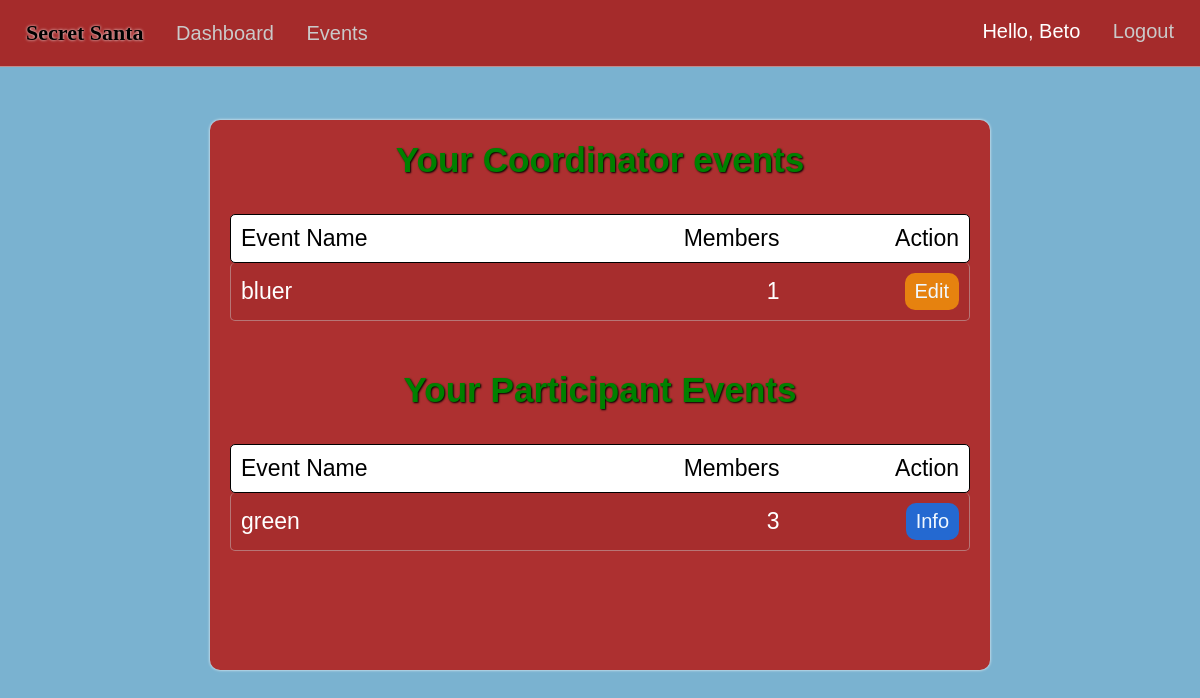
Before: /dashboard (signed in) with the older database file.
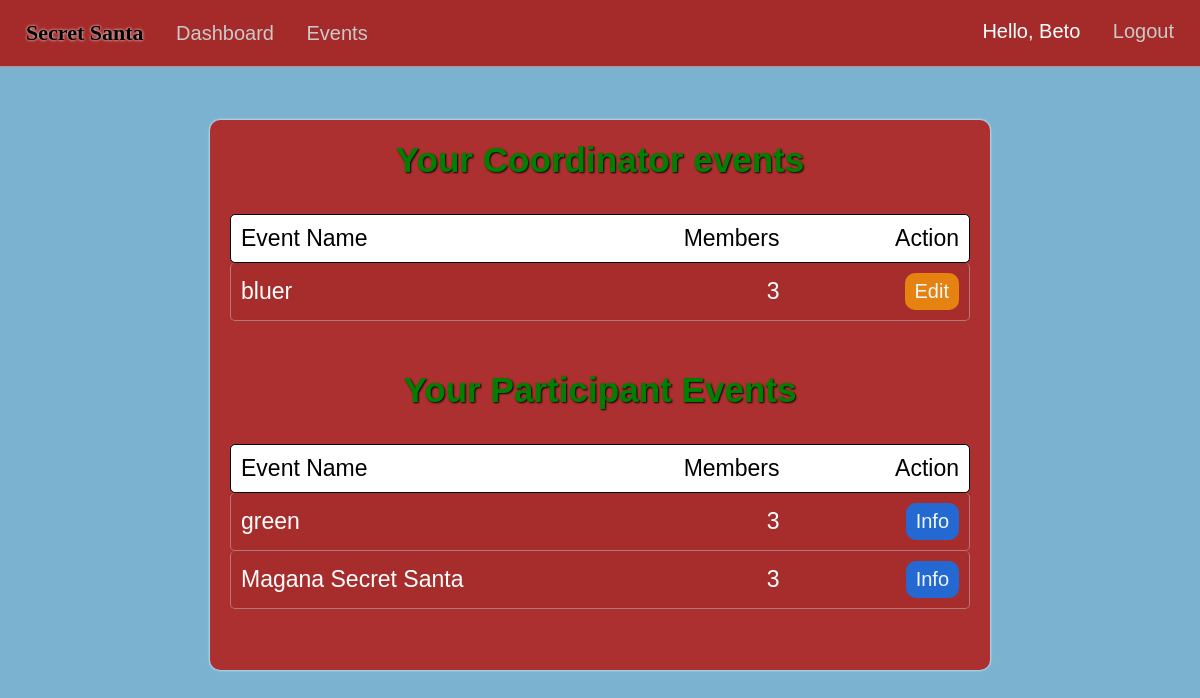
After: the same page with the newer database file.
### market/models.py (models this page shows, shortened)
class EventMembers(db.Model):
    id = db.Column(db.Integer(), primary_key=True)
    event_id = db.Column(db.Integer(), db.ForeignKey('event.event_id'), nullable=False)
    user_id = db.Column(db.Integer(), db.ForeignKey('user.id'), nullable=False)
    status = db.Column(db.String(length=20))
    user = db.relationship('User', backref='event_members', lazy=True)
    events = db.relationship('Event', backref='event_link', lazy=True)

class Event(db.Model):
    event_id = db.Column(db.Integer(), primary_key=True)
    coordinator_id = db.Column(db.Integer(), db.ForeignKey('user.id'), nullable=False)
    event_name = db.Column(db.String(length=75), nullable=False, unique=True)
    event_date = db.Column(db.Date())
    event_status = db.Column(db.String(length=20))
    members = db.relationship('EventMembers', backref='attended_events', lazy=True)
    fields = db.relationship('EventFields', backref='event_for_field', lazy=True)
    filled_fields = db.relationship('UserEventFields', backref='FieldEvent', lazy=True)

### market/routes.py (the view)
@app.route("/dashboard")
@login_required
def dashboard_page():
    user_events=EventMembers.query.filter_by(user_id=current_user.id,status='member').all()
    return render_template('dashboard.html',user_events=user_events)

### market/models.py (called while the page is built)
@login_manager.user_loader
def load_user(user_id):
    return User.query.get(int(user_id))

### market/templates/dashboard.html (shortened to what this page needs)
{% extends 'base.html' %}
{% block style %}
<link rel= "stylesheet" type= "text/css" href= "{{ url_for('static',filename='styles/dashboard.css') }}">
{% endblock %}
{% block content %}
<center>
{% if user_events %}
  <div class="content-container">
  <div class="event-filled">
    <h3>Your Coordinator events</h3><br/>
    <div class="info-titles">
      <div class="event-info-interior">
        <p>Event Name</p>
        <p>Members</p>
      </div>
      <p>Action</p>
    </div>
  {% for event in user_events %}
    {% if event.attended_events.coordinator_id == current_user.id %}
      <div class="event-info">
        <div class="event-info-interior">
        <p>{{ event.attended_events.event_name }}</p>
        {% set count = [] %}
        {% for person in event.attended_events.members%}
          {% if person.status == 'member'%}
            {% set _ = count.append(person) %}
          {% endif %}
        {% endfor %}
        <p>{{count|length}}</p>
        </div>
        <a href="{{ url_for('event_info', event_id=event.event_id) }}"><button class="edit-btn">Edit</button></a>
      </div>
    {% endif %}
  {% endfor %}
  <br/>
  <h3 class="dash-title">Your Participant Events</h3><br/>
  <div class="info-titles">
    <div class="event-info-interior">
      <p>Event Name</p>
      <p>Members</p>
    </div>
    <p>Action</p>
  </div>
  {% for event in user_events %}
  {% if current_user.is_authenticated and event.attended_events.coordinator_id != current_user.id %}
    <div class="event-info">
      <div class="event-info-interior">
      <p>{{event.attended_events.event_name}}</p>
      <p class="members">{{ event.attended_events.members|length }}</p>
      </div>
      <a href="{{ url_for('event_info', event_id=event.event_id) }}"><button class="info-btn">Info</button></a>
    </div>
  {% endif %}
{% endfor %}
  </div>
  </div>
  {% endif%}
</center>
{% endblock %}

Changed rows visible on the page:
computed for EventMembers "bluer": count "1" → "3"
added EventMembers: attended_events.event_name "Magana Secret Santa", attended_events.members|length "3", shown under "Your Participant Events"
